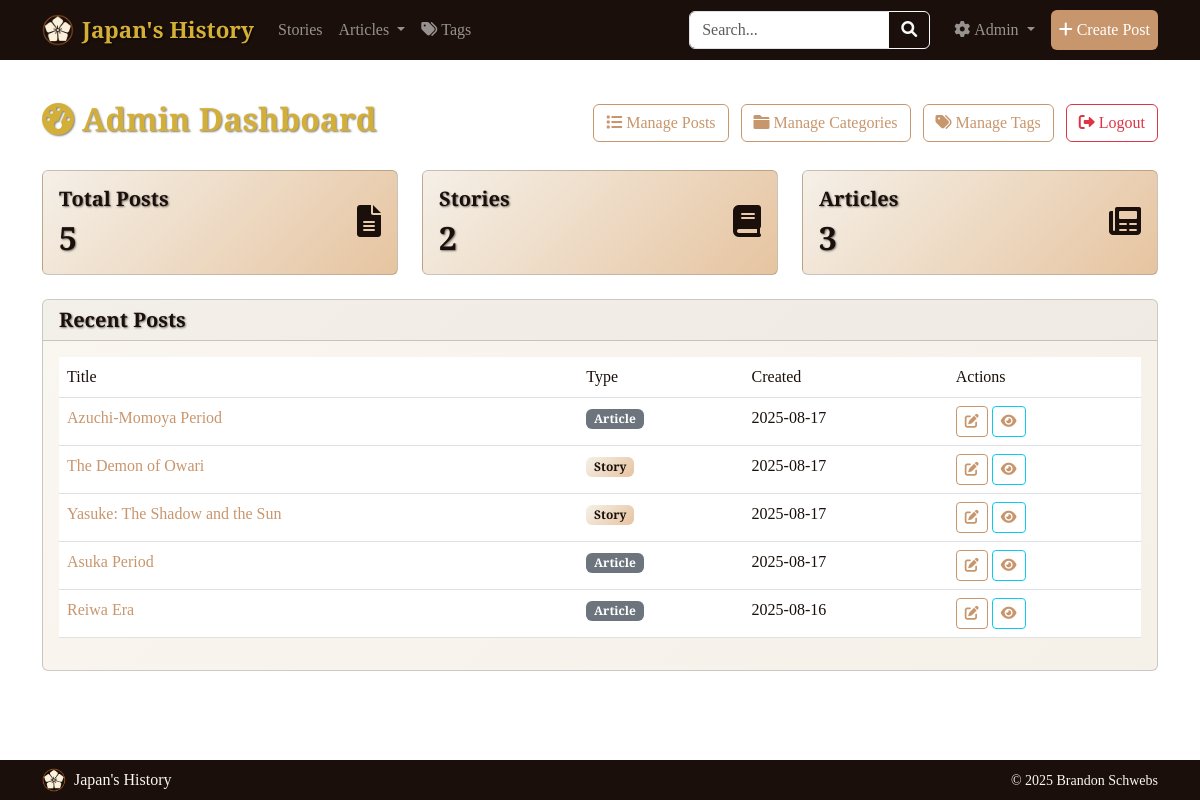
/admin (signed in), run on an earlier commit of the app's database.
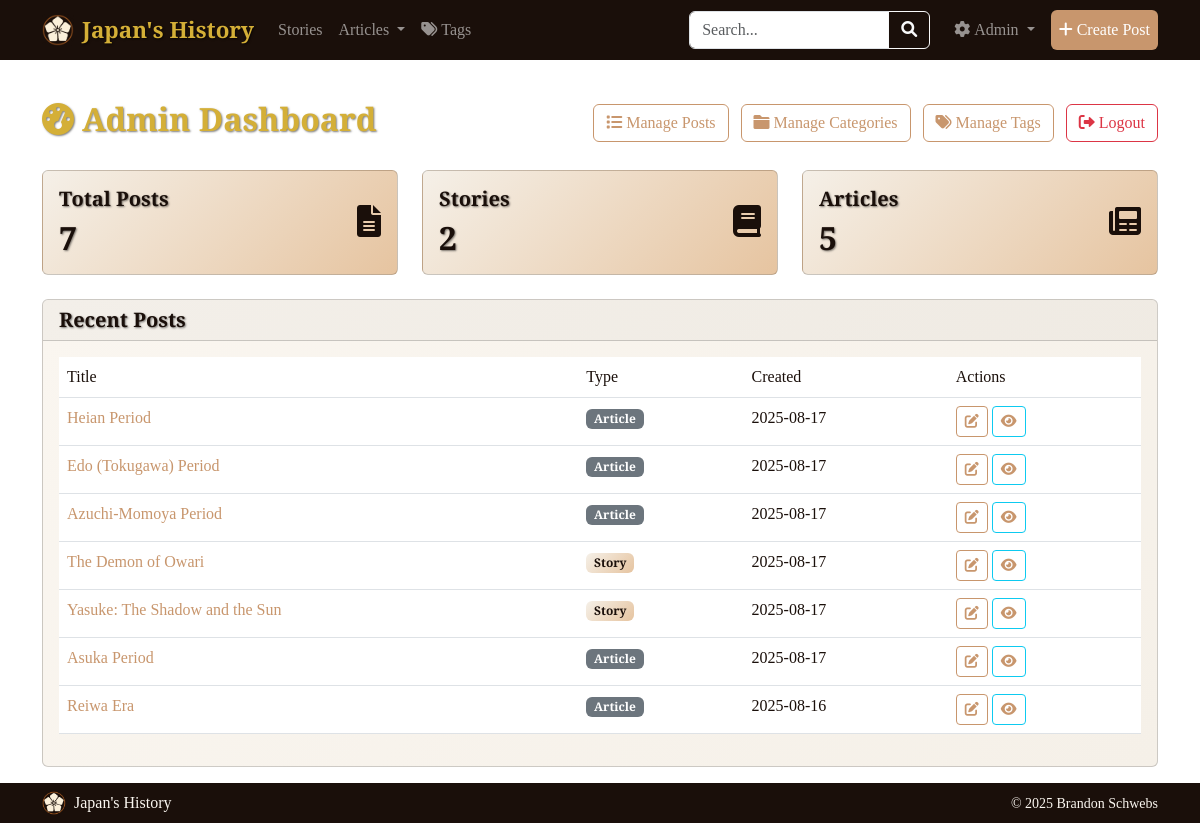
And on a later commit of the database.
### tables this page shows
CREATE TABLE posts (
            id INTEGER PRIMARY KEY AUTOINCREMENT,
            title TEXT NOT NULL,
            content TEXT NOT NULL,
            excerpt TEXT,
            image_filename TEXT,
            post_type TEXT NOT NULL DEFAULT 'article',
            created_at TIMESTAMP DEFAULT CURRENT_TIMESTAMP,
            updated_at TIMESTAMP DEFAULT CURRENT_TIMESTAMP
        , featured BOOLEAN DEFAULT 0, slug TEXT, image_position_x TEXT DEFAULT "center", image_position_y TEXT DEFAULT "center", category_id INTEGER REFERENCES categories(id) ON DELETE SET NULL);

### routes/admin.py (the view)
@admin.route('/admin')
@admin_required
def admin_dashboard():
    posts = PostModel.get_all_posts()
    stats = AdminModel.get_post_statistics()
    return render_template('admin/dashboard.html', posts=posts, stats=stats)

### forms.py
class SearchForm(FlaskForm):
    query = StringField('Search', validators=[Length(max=200)], render_kw={"placeholder": "Search posts..."})
    submit = SubmitField('Search')

### models.py (called while the page is built)
def get_db():
    db = getattr(g, '_database', None)
    if db is None:
        db = g._database = sqlite3.connect(current_app.config['DATABASE'])
        db.row_factory = sqlite3.Row
    return db

    @staticmethod
    def get_all_posts(limit=None):
        db = get_db()
        query = 'SELECT * FROM posts ORDER BY created_at DESC'
        if limit:
            query += f' LIMIT {limit}'
        return db.execute(query).fetchall()

    @staticmethod
    def get_all_categories():
        db = get_db()
        return db.execute('''
            SELECT c.*, COUNT(p.id) as post_count
            FROM categories c
            LEFT JOIN posts p ON c.id = p.category_id AND p.post_type = 'article'
            GROUP BY c.id
            ORDER BY c.name
        ''').fetchall()

### routes/search.py (called while the page is built)
@search.app_context_processor
def inject_search_form():
    return {'search_form': SearchForm(), 'is_admin_logged_in': is_admin_logged_in()}

### utils.py (called while the page is built)
def is_admin_logged_in():
    return session.get('admin_logged_in', False)

### templates/admin/dashboard.html (shortened to what the changed rows need)
{% extends "base.html" %}
{% block content %}
<div class="row">
    <div class="col-12">
        <div class="d-flex justify-content-between align-items-center mb-4">
            <h2><i class="fas fa-tachometer-alt me-2"></i>Admin Dashboard</h2>
        </div>
    </div>
</div>
<div class="row mb-4">
    <div class="col-md-4">
        <div class="card bg-primary text-white">
            <div class="card-body">
                <div class="d-flex align-items-center">
                    <div class="flex-grow-1">
                        <h5 class="card-title">Total Posts</h5>
                        <h2 class="mb-0">{{ stats.total_posts }}</h2>
                    </div>
                </div>
            </div>
        </div>
    </div>
    <div class="col-md-4">
        <div class="card bg-success text-white">
            <div class="card-body">
                <div class="d-flex align-items-center">
                    <div class="flex-grow-1">
                        <h2 class="mb-0">{{ stats.total_stories }}</h2>
                    </div>
                </div>
            </div>
        </div>
    </div>
    <div class="col-md-4">
        <div class="card bg-info text-white">
            <div class="card-body">
                <div class="d-flex align-items-center">
                    <div class="flex-grow-1">
                        <h5 class="card-title">Articles</h5>
                        <h2 class="mb-0">{{ stats.total_articles }}</h2>
                    </div>
                </div>
            </div>
        </div>
    </div>
</div>
<div class="row">
    <div class="col-12">
        <div class="card">
            <div class="card-body">
                {% if posts %}
                    <div class="table-responsive">
                        <table class="table table-hover">
                            <thead>
                                <tr>
                                    <th>Title</th>
                                    <th>Type</th>
                                    <th>Created</th>
                                    <th>Actions</th>
                                </tr>
                            </thead>
                            <tbody>
                                {% for post in posts[:10] %}
                                <tr>
                                    <td>
                                        <a href="{{ url_for('posts.view_post_by_slug', slug=post.slug) if post.slug else url_for('posts.view_post', post_id=post.id) }}" class="text-decoration-none">
                                            {{ post.title }}
                                        </a>
                                    </td>
                                    <td>
                                        <span class="badge bg-{{ 'primary' if post.post_type == 'story' else 'secondary' }}">
                                            {{ post.post_type.title() }}
                                        </span>
                                    </td>
                                    <td>{{ post.created_at[:10] }}</td>
                                    <td>
                                        <a href="{{ url_for('posts.edit_post', post_id=post.id) }}" class="btn btn-sm btn-outline-primary">
                                            <i class="fas fa-edit"></i>
                                        </a>
                                        <a href="{{ url_for('posts.view_post_by_slug', slug=post.slug) if post.slug else url_for('posts.view_post', post_id=post.id) }}" class="btn btn-sm btn-outline-info">
                                            <i class="fas fa-eye"></i>
                                        </a>
                                    </td>
                                </tr>
                                {% endfor %}
                            </tbody>
                        </table>
                    </div>
                {% else %}
                    <p class="text-muted">No posts found.</p>
                {% endif %}
            </div>
        </div>
    </div>
</div>
{% endblock %}

What changed in the data, as far as the page shows it:
added posts: title "Heian Period", post_type "Article", created_at "2025-08-17"
added posts: title "Edo (Tokugawa) Period", post_type "Article", created_at "2025-08-17"
Also different on the page:
{{ stats.total_posts }}: "5" → "7"
{{ stats.total_articles }}: "3" → "5"
